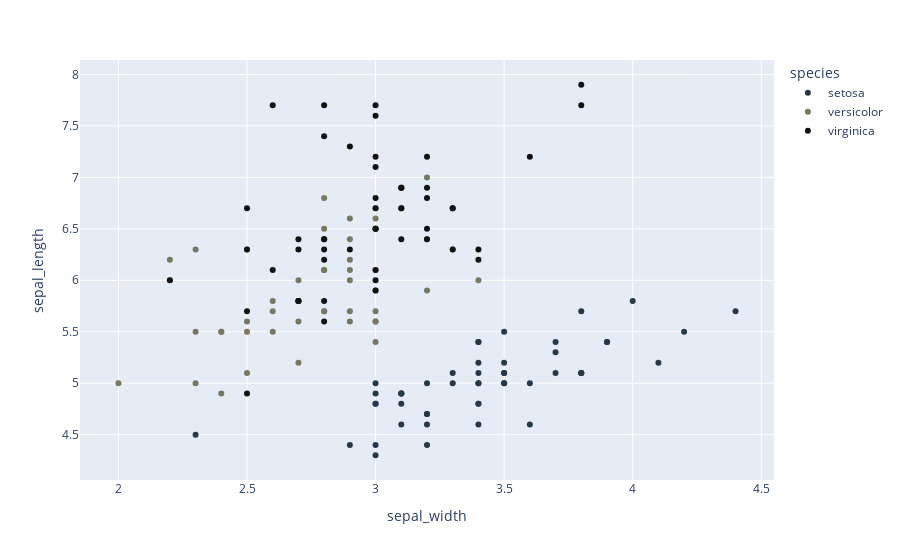

Write notebook code for a chart like this one.
### Code cell
df = px.data.iris()
df["e"] = df["sepal_width"]/100
fig = px.scatter(df, x="sepal_width", y="sepal_length", color="species", color_discrete_sequence=vangogh_px)
fig.show()

### Figure 1 — Plotly figure (JSON) as saved in the notebook; plotly's stock layout.template omitted (floating-point values rounded to 4 significant figures)
{"data": [{"hovertemplate": "species=setosa<br>sepal_width=%{x}<br>sepal_length=%{y}<extra></extra>", "legendgroup": "setosa", "marker": {"color": "#253949", "symbol": "circle"}, "mode": "markers", "name": "setosa", "orientation": "v", "showlegend": true, "type": "scatter", "x": [3.5, 3, 3.2, 3.1, 3.6, 3.9, 3.4, 3.4, 2.9, 3.1, 3.7, 3.4, 3, 3, 4, 4.4, 3.9, 3.5, 3.8, 3.8, 3.4, 3.7, 3.6, 3.3, 3.4, 3, 3.4, 3.5, 3.4, 3.2, 3.1, 3.4, 4.1, 4.2, 3.1, 3.2, 3.5, 3.1, 3, 3.4, 3.5, 2.3, 3.2, 3.5, 3.8, 3, 3.8, 3.2, 3.7, 3.3], "xaxis": "x", "y": [5.1, 4.9, 4.7, 4.6, 5, 5.4, 4.6, 5, 4.4, 4.9, 5.4, 4.8, 4.8, 4.3, 5.8, 5.7, 5.4, 5.1, 5.7, 5.1, 5.4, 5.1, 4.6, 5.1, 4.8, 5, 5, 5.2, 5.2, 4.7, 4.8, 5.4, 5.2, 5.5, 4.9, 5, 5.5, 4.9, 4.4, 5.1, 5, 4.5, 4.4, 5, 5.1, 4.8, 5.1, 4.6, 5.3, 5], "yaxis": "y"}, {"hovertemplate": "species=versicolor<br>sepal_width=%{x}<br>sepal_length=%{y}<extra></extra>", "legendgroup": "versicolor", "marker": {"color": "#777762", "symbol": "circle"}, "mode": "markers", "name": "versicolor", "orientation": "v", "showlegend": true, "type": "scatter", "x": [3.2, 3.2, 3.1, 2.3, 2.8, 2.8, 3.3, 2.4, 2.9, 2.7, 2, 3, 2.2, 2.9, 2.9, 3.1, 3, 2.7, 2.2, 2.5, 3.2, 2.8, 2.5, 2.8, 2.9, 3, 2.8, 3, 2.9, 2.6, 2.4, 2.4, 2.7, 2.7, 3, 3.4, 3.1, 2.3, 3, 2.5, 2.6, 3, 2.6, 2.3, 2.7, 3, 2.9, 2.9, 2.5, 2.8], "xaxis": "x", "y": [7, 6.4, 6.9, 5.5, 6.5, 5.7, 6.3, 4.9, 6.6, 5.2, 5, 5.9, 6, 6.1, 5.6, 6.7, 5.6, 5.8, 6.2, 5.6, 5.9, 6.1, 6.3, 6.1, 6.4, 6.6, 6.8, 6.7, 6, 5.7, 5.5, 5.5, 5.8, 6, 5.4, 6, 6.7, 6.3, 5.6, 5.5, 5.5, 6.1, 5.8, 5, 5.6, 5.7, 5.7, 6.2, 5.1, 5.7], "yaxis": "y"}, {"hovertemplate": "species=virginica<br>sepal_width=%{x}<br>sepal_length=%{y}<extra></extra>", "legendgroup": "virginica", "marker": {"color": "#111111", "symbol": "circle"}, "mode": "markers", "name": "virginica", "orientation": "v", "showlegend": true, "type": "scatter", "x": [3.3, 2.7, 3, 2.9, 3, 3, 2.5, 2.9, 2.5, 3.6, 3.2, 2.7, 3, 2.5, 2.8, 3.2, 3, 3.8, 2.6, 2.2, 3.2, 2.8, 2.8, 2.7, 3.3, 3.2, 2.8, 3, 2.8, 3, 2.8, 3.8, 2.8, 2.8, 2.6, 3, 3.4, 3.1, 3, 3.1, 3.1, 3.1, 2.7, 3.2, 3.3, 3, 2.5, 3, 3.4, 3], "xaxis": "x", "y": [6.3, 5.8, 7.1, 6.3, 6.5, 7.6, 4.9, 7.3, 6.7, 7.2, 6.5, 6.4, 6.8, 5.7, 5.8, 6.4, 6.5, 7.7, 7.7, 6, 6.9, 5.6, 7.7, 6.3, 6.7, 7.2, 6.2, 6.1, 6.4, 7.2, 7.4, 7.9, 6.4, 6.3, 6.1, 7.7, 6.3, 6.4, 6, 6.9, 6.7, 6.9, 5.8, 6.8, 6.7, 6.7, 6.3, 6.5, 6.2, 5.9], "yaxis": "y"}], "layout": {"legend": {"title": {"text": "species"}, "tracegroupgap": 0}, "margin": {"t": 60}, "xaxis": {"anchor": "y", "domain": [0, 1], "title": {"text": "sepal_width"}}, "yaxis": {"anchor": "x", "domain": [0, 1], "title": {"text": "sepal_length"}}}}
